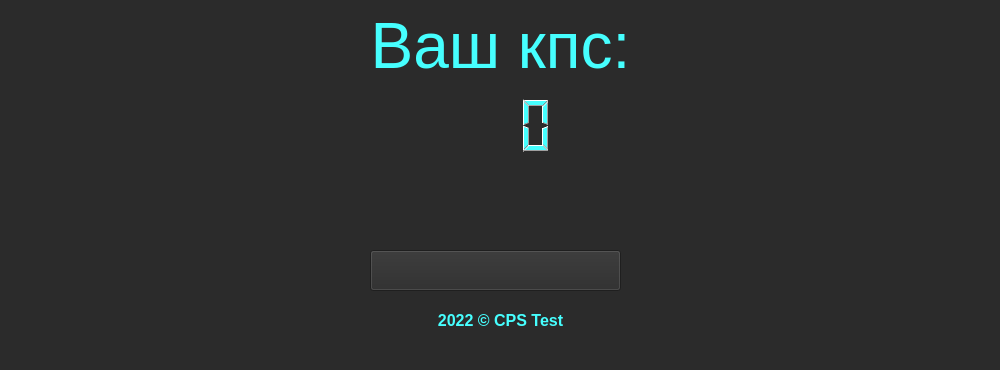
<?xml version="1.0" encoding="UTF-8"?>
<ui version="4.0">
 <class>MainWindow</class>
 <widget class="QMainWindow" name="MainWindow">
  <property name="geometry">
   <rect>
    <x>0</x>
    <y>0</y>
    <width>1000</width>
    <height>370</height>
   </rect>
  </property>
  <property name="minimumSize">
   <size>
    <width>560</width>
    <height>370</height>
   </size>
  </property>
  <property name="windowTitle">
   <string>CPS Test</string>
  </property>
  <property name="styleSheet">
   <string notr="true">background-color: rgb(43, 43, 43);</string>
  </property>
  <widget class="QWidget" name="centralwidget">
   <widget class="QLabel" name="label_text">
    <property name="geometry">
     <rect>
      <x>160</x>
      <y>10</y>
      <width>681</width>
      <height>71</height>
     </rect>
    </property>
    <property name="font">
     <font>
      <pointsize>48</pointsize>
     </font>
    </property>
    <property name="styleSheet">
     <string notr="true">color: rgb(70, 255, 255);</string>
    </property>
    <property name="text">
     <string>Ваш кпс:</string>
    </property>
    <property name="alignment">
     <set>Qt::AlignCenter</set>
    </property>
   </widget>
   <widget class="QLCDNumber" name="lcdNumber2">
    <property name="geometry">
     <rect>
      <x>395</x>
      <y>95</y>
      <width>161</width>
      <height>61</height>
     </rect>
    </property>
    <property name="styleSheet">
     <string notr="true">    border: none;
    outline: none;
color: rgb(70, 255, 255);
background-color: rgb(43, 43, 43);</string>
    </property>
   </widget>
   <widget class="QLabel" name="label_text3">
    <property name="geometry">
     <rect>
      <x>160</x>
      <y>310</y>
      <width>681</width>
      <height>21</height>
     </rect>
    </property>
    <property name="font">
     <font>
      <pointsize>12</pointsize>
      <weight>75</weight>
      <bold>true</bold>
     </font>
    </property>
    <property name="styleSheet">
     <string notr="true">color:rgb(70, 255, 255);
</string>
    </property>
    <property name="text">
     <string>2022 © CPS Test</string>
    </property>
    <property name="alignment">
     <set>Qt::AlignCenter</set>
    </property>
   </widget>
   <widget class="QLabel" name="label_text_estimation">
    <property name="geometry">
     <rect>
      <x>180</x>
      <y>170</y>
      <width>651</width>
      <height>61</height>
     </rect>
    </property>
    <property name="font">
     <font>
      <pointsize>36</pointsize>
     </font>
    </property>
    <property name="text">
     <string/>
    </property>
    <property name="alignment">
     <set>Qt::AlignCenter</set>
    </property>
   </widget>
   <widget class="QPushButton" name="pushButton">
    <property name="geometry">
     <rect>
      <x>370</x>
      <y>250</y>
      <width>251</width>
      <height>41</height>
     </rect>
    </property>
    <property name="font">
     <font>
      <pointsize>36</pointsize>
     </font>
    </property>
    <property name="text">
     <string/>
    </property>
   </widget>
  </widget>
 </widget>
 <resources/>
 <connections/>
</ui>
